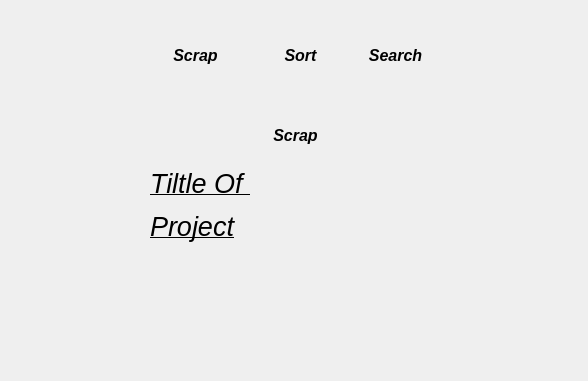
<?xml version="1.0" encoding="UTF-8"?>
<ui version="4.0">
 <class>Form</class>
 <widget class="QWidget" name="Form">
  <property name="geometry">
   <rect>
    <x>0</x>
    <y>0</y>
    <width>588</width>
    <height>381</height>
   </rect>
  </property>
  <property name="minimumSize">
   <size>
    <width>588</width>
    <height>381</height>
   </size>
  </property>
  <property name="maximumSize">
   <size>
    <width>588</width>
    <height>381</height>
   </size>
  </property>
  <property name="windowTitle">
   <string>Form</string>
  </property>
  <property name="styleSheet">
   <string notr="true">background-image: url(:/newPrefix/R.jfif);</string>
  </property>
  <widget class="QPushButton" name="pushButton_3">
   <property name="geometry">
    <rect>
     <x>350</x>
     <y>40</y>
     <width>91</width>
     <height>31</height>
    </rect>
   </property>
   <property name="font">
    <font>
     <pointsize>12</pointsize>
     <weight>75</weight>
     <italic>true</italic>
     <bold>true</bold>
    </font>
   </property>
   <property name="text">
    <string>Search</string>
   </property>
   <property name="icon">
    <iconset resource="resources.qrc">
     <normaloff>:/searching.png</normaloff>:/searching.png</iconset>
   </property>
   <property name="flat">
    <bool>true</bool>
   </property>
  </widget>
  <widget class="QLabel" name="label">
   <property name="geometry">
    <rect>
     <x>320</x>
     <y>170</y>
     <width>81</width>
     <height>81</height>
    </rect>
   </property>
   <property name="text">
    <string/>
   </property>
   <property name="pixmap">
    <pixmap>:/newPrefix/download__1_-removebg-preview.png</pixmap>
   </property>
   <property name="scaledContents">
    <bool>true</bool>
   </property>
  </widget>
  <widget class="QPushButton" name="pushButton_2">
   <property name="geometry">
    <rect>
     <x>260</x>
     <y>40</y>
     <width>81</width>
     <height>31</height>
    </rect>
   </property>
   <property name="font">
    <font>
     <pointsize>12</pointsize>
     <weight>75</weight>
     <italic>true</italic>
     <bold>true</bold>
    </font>
   </property>
   <property name="text">
    <string>Sort</string>
   </property>
   <property name="icon">
    <iconset resource="resources.qrc">
     <normaloff>:/sorting.png</normaloff>:/sorting.png</iconset>
   </property>
   <property name="flat">
    <bool>true</bool>
   </property>
  </widget>
  <widget class="QLabel" name="label_2">
   <property name="geometry">
    <rect>
     <x>150</x>
     <y>150</y>
     <width>111</width>
     <height>111</height>
    </rect>
   </property>
   <property name="styleSheet">
    <string notr="true"/>
   </property>
   <property name="text">
    <string>&lt;html&gt;&lt;head/&gt;&lt;body&gt;&lt;p&gt;&lt;span style=&quot; font-size:20pt; font-style:italic; text-decoration: underline; color:#000000;&quot;&gt;Tiltle Of &lt;/span&gt;&lt;/p&gt;&lt;p&gt;&lt;span style=&quot; font-size:20pt; font-style:italic; text-decoration: underline; color:#000000;&quot;&gt;Project&lt;/span&gt;&lt;/p&gt;&lt;/body&gt;&lt;/html&gt;</string>
   </property>
  </widget>
  <widget class="QPushButton" name="pushButton">
   <property name="geometry">
    <rect>
     <x>150</x>
     <y>40</y>
     <width>91</width>
     <height>31</height>
    </rect>
   </property>
   <property name="font">
    <font>
     <pointsize>12</pointsize>
     <weight>75</weight>
     <italic>true</italic>
     <bold>true</bold>
     <underline>false</underline>
    </font>
   </property>
   <property name="text">
    <string>Scrap</string>
   </property>
   <property name="icon">
    <iconset resource="resources.qrc">
     <normaloff>:/newPrefix/scraping-removebg-preview.png</normaloff>:/newPrefix/scraping-removebg-preview.png</iconset>
   </property>
   <property name="flat">
    <bool>true</bool>
   </property>
  </widget>
  <widget class="QPushButton" name="pushButton_4">
   <property name="geometry">
    <rect>
     <x>250</x>
     <y>120</y>
     <width>91</width>
     <height>31</height>
    </rect>
   </property>
   <property name="font">
    <font>
     <pointsize>12</pointsize>
     <weight>75</weight>
     <italic>true</italic>
     <bold>true</bold>
     <underline>false</underline>
    </font>
   </property>
   <property name="text">
    <string>Scrap</string>
   </property>
   <property name="icon">
    <iconset resource="resources.qrc">
     <normaloff>:/newPrefix/scraping-removebg-preview.png</normaloff>:/newPrefix/scraping-removebg-preview.png</iconset>
   </property>
   <property name="flat">
    <bool>true</bool>
   </property>
  </widget>
 </widget>
 <resources>
  <include location="resources.qrc"/>
 </resources>
 <connections/>
</ui>
